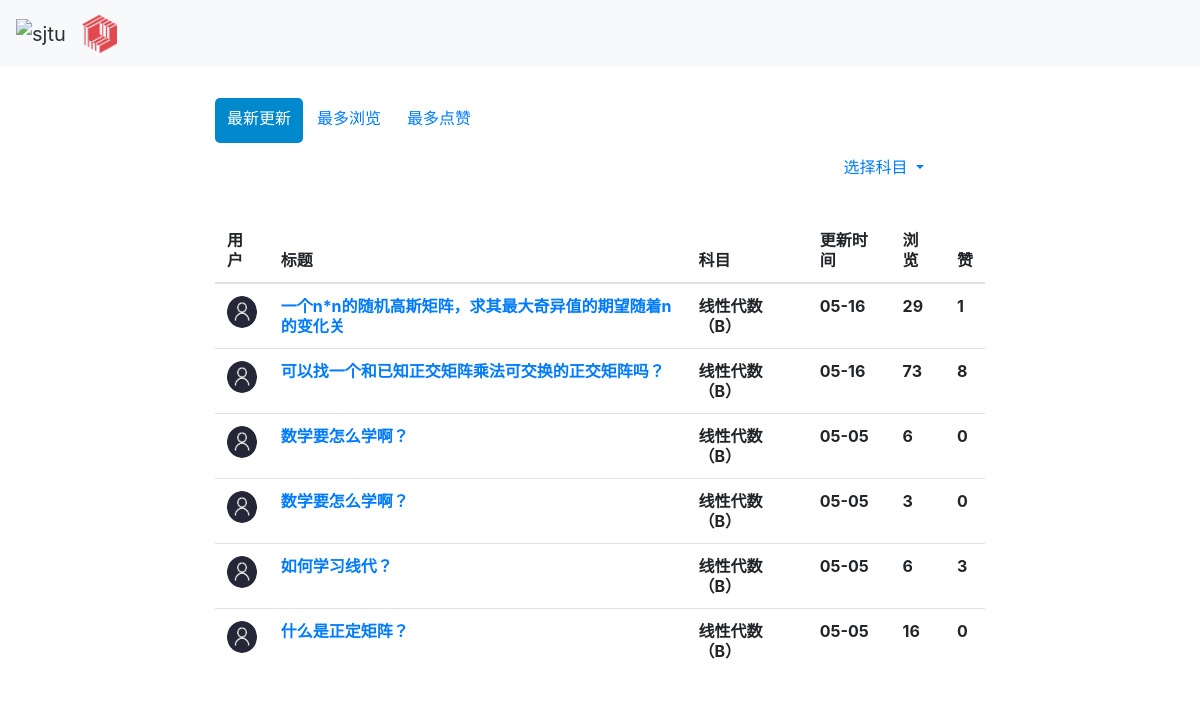
/qas_system/select/2/2/, run on the app's committed database.
### qas_system/models.py (models this page shows, shortened)
class Question(models.Model):
    question_title = models.CharField(verbose_name='标题', max_length=30, blank=False)
    question_text = RichTextField(verbose_name='具体描述')
    question_subject = models.ForeignKey('Subject', verbose_name='科目', on_delete=models.CASCADE)
    pub_date = models.DateTimeField(auto_now=True, verbose_name='提问日期')
    page_views = models.PositiveIntegerField(default=0, verbose_name='浏览量')
    questioner = models.ForeignKey('User', verbose_name='提问者', on_delete=models.CASCADE)
    good_num = models.IntegerField(default=0, verbose_name='点赞量')

class Subject(models.Model):
    name = models.CharField(max_length=30, unique=True, verbose_name='科目名称')
    def __str__(self):
        return self.name

### qas_system/views.py (the view)
# urls.py: path('select/<int:sequencing>/<int:question_subject>/', views.select_result,  # 问题筛选结果页面 sequencing为0,1,2
def select_result(request, sequencing, question_subject):
    if sequencing == 0:
        select_result_list = Question.objects.filter(question_subject_id=question_subject).order_by('-page_views')
    elif sequencing == 1:
        select_result_list = Question.objects.filter(question_subject_id=question_subject).order_by('-good_num')
    elif sequencing == 2:
        select_result_list = Question.objects.filter(question_subject_id=question_subject).order_by('-pub_date')
    else:
        return render(request, 'mainpage.html')
    all_subject = Subject.objects.all()
    try:
        user = models.User.objects.get(id=request.session['user_id'])
    except KeyError:
        user = None
    context = {
        'select_result_list': select_result_list,
        'sequencing': sequencing,
        'all_subject': all_subject,
        'this_subject': question_subject,
        'user': user
    }
    return render(request, 'select_result.html', context)

### templates/select_result.html (shortened to what this page needs)
{% extends 'base.html' %}
{% load static %}
{% block link_before %}
    <link href="{% static 'bootstrap-combined.min.css' %}" rel="stylesheet">
{% endblock %}
{% block link_after %}
    <link href="{% static 'layoutit.css'%}" rel="stylesheet">
{% endblock %}
{% block content %}
<div class="container-fluid">
<div class="row-fluid">
<div class="span2"></div>
<div class="span8">
<ul class="nav nav-pills">
{% if sequencing == 1 %}
  <li role="presentation"><a href="/qas_system/all_question/2/" style="height: 45px; line-height: 25px">最新更新</a></li>
  <li role="presentation"><a href="/qas_system/all_question/0/" style="height: 45px; line-height: 25px">最多浏览</a></li>
  <li role="presentation" class="active"><a href="/qas_system/all_question/1/" style="height: 45px; line-height: 25px">最多点赞</a></li>
{% else %}
  <li role="presentation" class="active"><a href="/qas_system/all_question/2/" style="height: 45px; line-height: 25px">最新更新</a></li>
  <li role="presentation"><a href="/qas_system/all_question/0/" style="height: 45px; line-height: 25px">最多浏览</a></li>
  <li role="presentation"><a href="/qas_system/all_question/1/" style="height: 45px; line-height: 25px">最多点赞</a></li>
{% endif %}
  <a></a>
  <li role="presentation" class="dropdown">
    <a class="dropdown-toggle" data-toggle="dropdown" href="#" role="button" aria-haspopup="true" aria-expanded="false" style="height: 45px; line-height: 25px">
      选择科目
    </a>
</ul>
<table class="table">
	<thead>
		<tr>
            <th>用户</th>
			<th>标题</th>
			<th>科目</th>
			<th>更新时间</th>
            <th>浏览</th>
            <th>赞</th>
		</tr>
	</thead>
    <tbody>
	<br>
     {% if select_result_list %}
         {% for question in select_result_list %}
     <tr>
         <th>{% csrf_token %}
            {% if question.questioner.avatar %}
                <img src="{{ question.questioner.avatar.url }}" class="img-circle" style="width: 32px; height: 32px"/>
            {% else %}
                <img class="img-circle" style="width: 32px; height: 32px">
            {% endif %}
            <br> </th>
        <th> <a href="/qas_system/question/{{ question.id }}/">{{ question.question_title }}<br></a> </th>
        <th>{{ question.question_subject }} <br> </th>
        <th>{{ question.pub_date.date|date:'m-d' }}<br> </th>
        <th>{{ question.page_views }} <br> </th>
        <th>{{ question.good_num }}<br> </th>
     </tr>
         {% endfor %}
     {% else %}
         <tr><p>根据您的筛选条件未找到筛选结果，点击下面的链接返回。</p></tr>
     {% endif %}
	</tbody>
</table>
</div>
<div class="span2"></div>
</div>
</div>
{% endblock %}

### static/layoutit.css (style rules this page uses)
body { padding-top:0px; padding-bottom: 40px; margin-left:0px; -webkit-transition: margin 500ms ease; -moz-transition: margin 500ms ease; -ms-transition: margin 500ms ease; -o-transition: margin 500ms ease; transition: margin 500ms ease; }

### data on the page
Question: question_title "一个n*n的随机高斯矩阵，求其最大奇异值的期望随着n的变化关", question_subject "线性代数（B）", pub_date "05-16", page_views "29", good_num "1"
Question: question_title "可以找一个和已知正交矩阵乘法可交换的正交矩阵吗？", question_subject "线性代数（B）", pub_date "05-16", page_views "73", good_num "8"
Question: question_title "数学要怎么学啊？", question_subject "线性代数（B）", pub_date "05-05", page_views "6", good_num "0"
Question: question_title "数学要怎么学啊？", question_subject "线性代数（B）", pub_date "05-05", page_views "3", good_num "0"
Question: question_title "如何学习线代？", question_subject "线性代数（B）", pub_date "05-05", page_views "6", good_num "3"
Question: question_title "什么是正定矩阵？", question_subject "线性代数（B）", pub_date "05-05", page_views "16", good_num "0"
